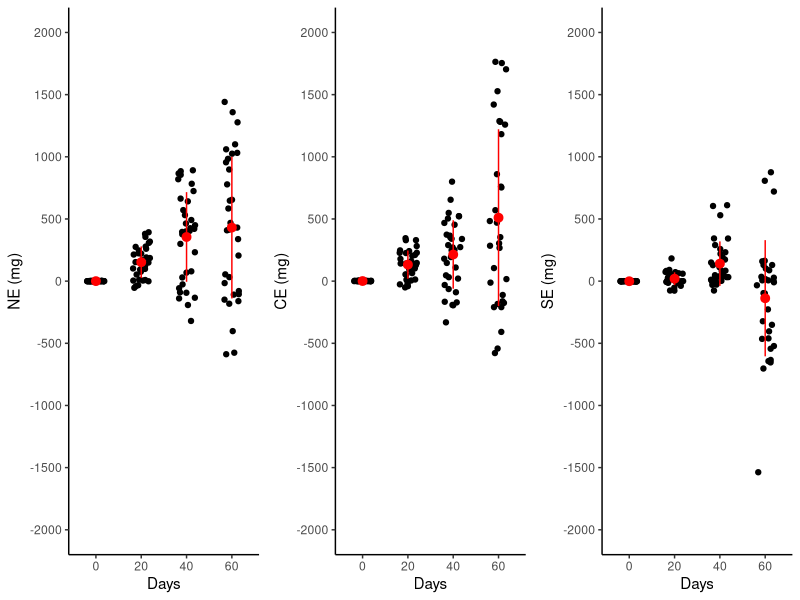
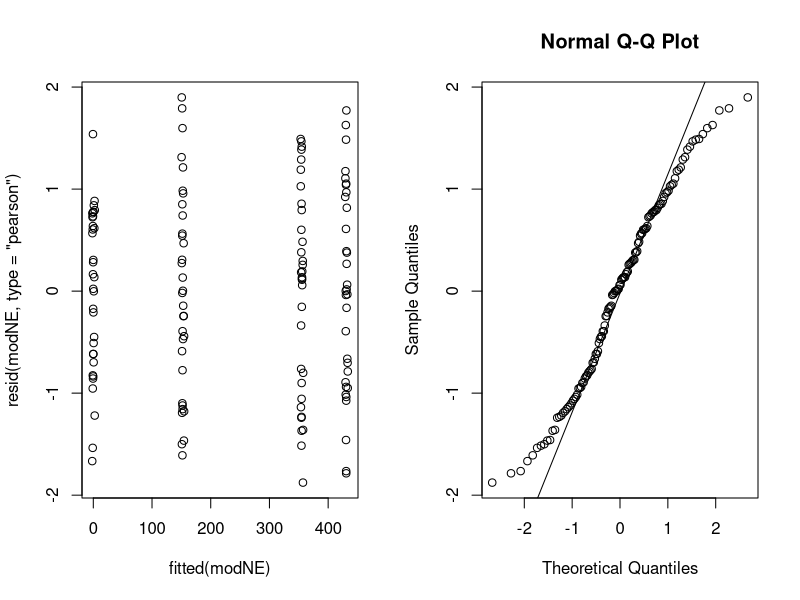
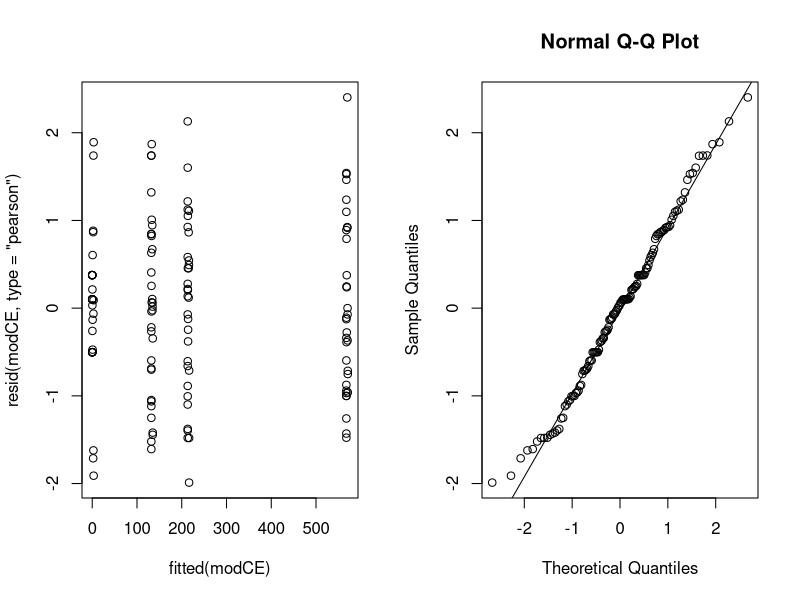
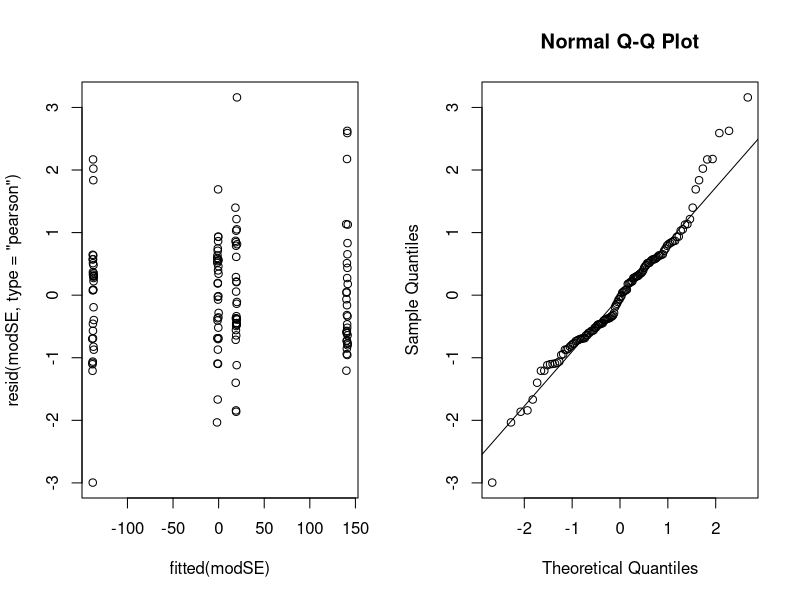
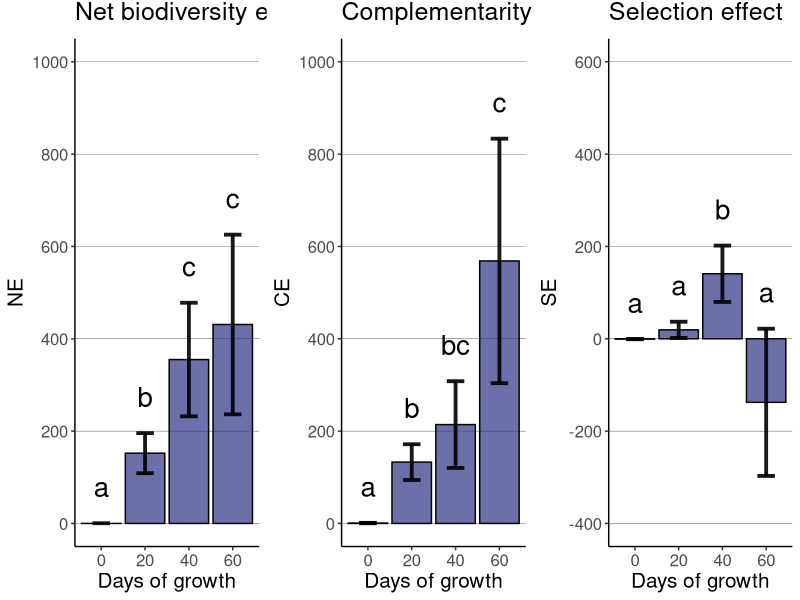

R code for these plots, in order:
## ---- chunk 1
knitr::opts_chunk$set(echo = TRUE)
## ---- chunk 2
library(here)
library(tidyverse)
library(nlme)
library(emmeans)
library(ggpubr)
library(grid)
library(car)
## ---- chunk 3
#Data on Net effect, CE, SE 
NE_data<-read.csv(here("data", "NE_data.csv"), sep=";")
str(NE_data)

#transform Composition, Block, Days as factor for further analyses
NE_data<-NE_data[, -1]
NE_data<-NE_data %>%
  mutate(across(c("Composition", "Block", "Days"), 
                as.factor)) 
## ---- chunk 4
# Plot Raw data - NE against Days
PlotNE <- ggplot(NE_data, aes(x = Days, y = NE)) + 
  geom_jitter(position=position_jitter(0.2)) + 
  stat_summary(fun.data="mean_sdl",  fun.args = list(mult=1), 
               geom="pointrange", color = "red")+
  theme_classic() +
  labs(x="Days", y="NE (mg)") +
  scale_y_continuous(limits=c(-2000, 2000), breaks=seq(-2000, 2000, by=500)) 

leveneTest(NE ~ Days, data=NE_data) #the variance among the factor Days is NOT equal

PlotCE <- ggplot(NE_data, aes(x = Days, y = CE)) + 
  geom_jitter(position=position_jitter(0.2)) + 
  stat_summary(fun.data="mean_sdl",  fun.args = list(mult=1), 
               geom="pointrange", color = "red")+
  theme_classic() +
  labs(x="Days", y="CE (mg)") +
  scale_y_continuous(limits=c(-2000, 2000), breaks=seq(-2000, 2000, by=500))

leveneTest(CE ~ Days, data=NE_data) #variance among the factor Days is NOT equal

PlotSE <- ggplot(NE_data, aes(x = Days, y = SE)) + 
  geom_jitter(position=position_jitter(0.2)) + 
  stat_summary(fun.data="mean_sdl",  fun.args = list(mult=1), 
               geom="pointrange", color = "red")+
  theme_classic() +
  labs(x="Days", y="SE (mg)") +
  scale_y_continuous(limits=c(-2000, 2000), breaks=seq(-2000, 2000, by=500))

leveneTest(SE ~ Days, data=NE_data) #variance among the factor Days is NOT equal

#mean_sdl computes the mean plus or minus a constant times the standard deviation 
#(here the constant (mult) =1), so we see mean + standard deviation in Red
#We can clearly see that the variance of NE, CE and SE increases over time 

ggarrange(PlotNE, PlotCE, PlotSE, nrow=1, ncol=3)
## ---- chunk 5
# Model testing the effect of Days on NE with Composition and Block as random factors and weighted by Days.

# Here we add a dummy factor just to include the whole dataset in a single block, to act as a grouping factor within which Composition and Block are both nested. 
NE_data$dummy<-factor(1)

#1.1-ASSESSING WHETHER THERE IS ANY STATISTICALLY SIGNIFICANT DIFFERENCE AMONG DAYS
#this first p-value aims to understand whether there is any statistically significant difference among a set of treatments (Days)
#in the model, pdBlocked combines the covariance structures of pdIdent Composition and pdIdent Block (identity matrices) in a 2-block matrix
# -1 means that there is no default overall intercept being estimated for the factors Composition and Block independently. 
#pdIdent indicates that the random effects are assumed to have equal variances and no covariances.
#this whole syntax is actually a "trick" to specify non-nested crossed random effects in the nlme syntax.
#an equivalent way to specify the random effects could be : random=list(dummy=pdBlocked(list(pdIdent(~ 0 + Composition), pdIdent(~ 0 + Block)))),
modNE <- lme(NE ~ Days,
              random=list(dummy=pdBlocked(list(pdIdent(~Composition-1), 
                                               pdIdent(~Block-1)))),
              data=NE_data,
              weights=varIdent(form=~ 1 | Days), #residuals are allowed to have different variances for different levels of the "Days" variable
              method="REML", 
              control=list(msMaxIter=1000,
                             msMaxEval=1000))


anova(modNE) #there is at least one statistically significant difference among certain levels of factor days 

print(getVarCov(modNE))

#1.2-ASSESSING OVERALL EFFECT OF DAYS : likelihood ratio test
#"when assessing the overall treatment effects using a likelihood ratio test, one should use maximum likelihood, rather than REML, when using lme or lmer"
modNE.ml <- lme(NE ~ Days,
              random=list(dummy=pdBlocked(list(pdIdent(~Composition-1), 
                                               pdIdent(~Block-1)))),
              data=NE_data,
              weights=varIdent(form=~ 1 | Days),
              method="ML", 
              control=list(msMaxIter=1000,
                             msMaxEval=1000))
#null model
modNE0.ml <- lme(NE ~ 1,
              random=list(dummy=pdBlocked(list(pdIdent(~Composition-1), 
                                               pdIdent(~Block-1)))),
              data=NE_data,
              weights=varIdent(form=~ 1 | Days),
              method="ML", 
              control=list(msMaxIter=1000,
                             msMaxEval=1000))

#overall p-value modNE
anova(modNE0.ml, modNE.ml) #overall, the factor days has a statistically significant effect on net effect

#1.3-COMPARISON BETWEEN EACH DAY AND DAY 0 (CONTROL LEVEL)
summary(modNE)
#here we can see that NE is significantly greater at day 20, at day 40 and at day 60 than at day 0

#WHICH TREATMENTS ARE DIFFERENT FROM EACH OTHER? 
contrast(emmeans(modNE, specs="Days"), "pairwise") #the effect of days on NE isn't statistically different between Day 40 and Day 60 only. All other comparisons are significant. 

#MODEL VALIDATION
par(mfrow=c(1,2))
plot(fitted(modNE), resid(modNE,type="pearson"))
qqnorm(resid(modNE,type="pearson"))
qqline(resid(modNE,type="pearson"))

##PLOT
hcl.colors(4, palette="Blue-Yellow")

#computing mean and standard deviation per day from raw data
mean<-as.vector(c(mean(NE_data[NE_data$Days==0, ]$NE), mean(NE_data[NE_data$Days==20, ]$NE), mean(NE_data[NE_data$Days==40, ]$NE), mean(NE_data[NE_data$Days==60, ]$NE)))

se<-as.vector(c(sd(NE_data[NE_data$Days==0, ]$NE)/sqrt(length(NE_data[NE_data$Days==0, ]$NE)), sd(NE_data[NE_data$Days==20, ]$NE)/sqrt(length(NE_data[NE_data$Days==20, ]$NE)), sd(NE_data[NE_data$Days==40, ]$NE)/sqrt(length(NE_data[NE_data$Days==40, ]$NE)), sd(NE_data[NE_data$Days==60, ]$NE)/sqrt(length(NE_data[NE_data$Days==60, ]$NE))))
                                                                                                                                  
NE_meanse<-data.frame(
  days=c("0", "20", "40", "60"),
  mean=mean,
  se=se,
  label=c("a", "b", "c", "c"))
NE_meanse$ci<-NE_meanse$se*1.96

NEp<-ggplot(NE_meanse) +
  geom_bar(aes(x=days, y=mean), colour="black", fill="#2D3184", stat="identity", alpha=0.7) +
  #geom_errorbar(aes(x=days, ymin=mean-se, ymax=mean+se), width=0.4, colour="red", alpha=0.9, size=1.3) +
  geom_errorbar(aes(x=days, ymin=mean-ci, ymax=mean+ci), width=0.4, colour="black", alpha=0.9, size=1.3) +
  geom_text(aes(x=days, y=mean+ci+100, label=label,), position=position_dodge(0.9), vjust=1, size=7) +
  theme_classic() + 
  theme(text=element_text(size=15), plot.title=element_text(vjust=2), panel.grid.major.y = element_line( size=.1, color="black" )) +
  labs(x="Days of growth", y="NE", title="Net biodiversity effect", pch=8) +
  scale_y_continuous(limits=c(0, 1000), breaks=seq(0, 1000, by=200)) 
## ---- chunk 6
modCE <- lme(CE ~ Days,
              random=list(dummy=pdBlocked(list(pdIdent(~Composition-1), 
                                               pdIdent(~Block-1)))),
              data=NE_data,
              weights=varIdent(form=~ 1 | Days),
              method="REML", 
              control=list(msMaxIter=1000,
                             msMaxEval=1000))
anova(modCE) #there is at least one statistically significant difference among certain levels of factor days 

modCE.ml <- lme(CE ~ Days,
              random=list(dummy=pdBlocked(list(pdIdent(~Composition-1), 
                                               pdIdent(~Block-1)))),
              data=NE_data,
              weights=varIdent(form=~ 1 | Days),
              method="ML", 
              control=list(msMaxIter=1000,
                             msMaxEval=1000))
#null model
modCE0.ml <- lme(CE ~ 1,
              random=list(dummy=pdBlocked(list(pdIdent(~Composition-1), 
                                               pdIdent(~Block-1)))),
              data=NE_data,
              weights=varIdent(form=~ 1 | Days),
              method="ML", 
              control=list(msMaxIter=1000,
                             msMaxEval=1000))

anova(modCE0.ml, modCE.ml) #overall, the factor days has a statistically significant effect on complementarity effect

summary(modCE)
#here we can see that CE is significantly greater at day 20, at day 40 and at day 60 than at day 0

contrast(emmeans(modCE, specs="Days"), "pairwise") #the effect of days on CE isn't statistically different between Day 20 and Day 40, and between Day 40 and Day 60. All other comparisons are significant. 

par(mfrow=c(1,2))
plot(fitted(modCE), resid(modCE,type="pearson"))
qqnorm(resid(modCE,type="pearson"))
qqline(resid(modCE,type="pearson"))

meanCE<-as.vector(c(mean(NE_data[NE_data$Days==0, ]$CE), mean(NE_data[NE_data$Days==20, ]$CE), mean(NE_data[NE_data$Days==40, ]$CE), mean(NE_data[NE_data$Days==60, ]$CE)))

seCE<-as.vector(c(sd(NE_data[NE_data$Days==0, ]$CE)/sqrt(length(NE_data[NE_data$Days==0, ]$CE)), sd(NE_data[NE_data$Days==20, ]$CE)/sqrt(length(NE_data[NE_data$Days==20, ]$CE)), sd(NE_data[NE_data$Days==40, ]$CE)/sqrt(length(NE_data[NE_data$Days==40, ]$CE)), sd(NE_data[NE_data$Days==60, ]$CE)/sqrt(length(NE_data[NE_data$Days==60, ]$CE))))
                                                                                                                                  
CE_meanse<-data.frame(
  days=c("0", "20", "40", "60"),
  mean=meanCE,
  se=seCE,
  label=c("a", "b", "bc", "c"))
CE_meanse$ci<-CE_meanse$se*1.96

CEp<-ggplot(CE_meanse) +
  geom_bar(aes(x=days, y=mean), colour="black", fill="#2D3184", stat="identity", alpha=0.7) +
  #geom_errorbar(aes(x=days, ymin=mean-se, ymax=mean+se), width=0.4, colour="red", alpha=0.9, size=1.3) +
  geom_errorbar(aes(x=days, ymin=mean-ci, ymax=mean+ci), width=0.4, colour="black", alpha=0.9, size=1.3) +
  geom_text(aes(x=days, y=mean+ci+100, label=label,), position=position_dodge(0.9), vjust=1, size=7) +
  theme_classic() + 
  theme(text=element_text(size=15), plot.title=element_text(vjust=2), panel.grid.major.y = element_line( size=.1, color="black" )) +
  labs(x="Days of growth", y="CE", title="Complementarity effect", pch=8) +
  scale_y_continuous(limits=c(0, 1000), breaks=seq(0, 1000, by=200)) 
## ---- chunk 7
modSE <- lme(SE ~ Days,
              random=list(dummy=pdBlocked(list(pdIdent(~Composition-1), 
                                               pdIdent(~Block-1)))),
              data=NE_data,
              weights=varIdent(form=~ 1 | Days),
              method="REML", 
              control=list(msMaxIter=1000,
                             msMaxEval=1000))
anova(modSE) #there is at least one statistically significant difference among certain levels of factor days 

modSE.ml <- lme(SE ~ Days,
              random=list(dummy=pdBlocked(list(pdIdent(~Composition-1), 
                                               pdIdent(~Block-1)))),
              data=NE_data,
              weights=varIdent(form=~ 1 | Days),
              method="ML", 
              control=list(msMaxIter=1000,
                             msMaxEval=1000))
#null model 
modSE0.ml <- lme(SE ~ 1,
              random=list(dummy=pdBlocked(list(pdIdent(~Composition-1), 
                                               pdIdent(~Block-1)))),
              data=NE_data,
              weights=varIdent(form=~ 1 | Days),
              method="ML", 
              control=list(msMaxIter=1000,
                             msMaxEval=1000))

anova(modSE0.ml, modSE.ml) #overall, the factor days has a statistically significant effect on complementarity effect

summary(modSE)
#here we can see that CE is significantly greater at day 20, at day 40 than at day 0, but CE isn't significantly greater at day 60 than at day 0.

contrast(emmeans(modSE, specs="Days"), "pairwise") #the effect of days on SE is only different at Day 40

par(mfrow=c(1,2))
plot(fitted(modSE), resid(modSE,type="pearson"))
qqnorm(resid(modSE,type="pearson"))
qqline(resid(modSE,type="pearson"))

meanSE<-as.vector(c(mean(NE_data[NE_data$Days==0, ]$SE), mean(NE_data[NE_data$Days==20, ]$SE), mean(NE_data[NE_data$Days==40, ]$SE), mean(NE_data[NE_data$Days==60, ]$SE)))

seSE<-as.vector(c(sd(NE_data[NE_data$Days==0, ]$SE)/sqrt(length(NE_data[NE_data$Days==0, ]$SE)), sd(NE_data[NE_data$Days==20, ]$SE)/sqrt(length(NE_data[NE_data$Days==20, ]$SE)), sd(NE_data[NE_data$Days==40, ]$SE)/sqrt(length(NE_data[NE_data$Days==40, ]$SE)), sd(NE_data[NE_data$Days==60, ]$SE)/sqrt(length(NE_data[NE_data$Days==60, ]$SE))))
                                                                                                                                  
SE_meanse<-data.frame(
  days=c("0", "20", "40", "60"),
  mean=meanSE,
  se=seSE,
  label=c("a", "a", "b", "a"))
SE_meanse$ci<-SE_meanse$se*1.96

SEp<-ggplot(SE_meanse) +
  geom_bar(aes(x=days, y=mean), colour="black", fill="#2D3184", stat="identity", alpha=0.7) +
  #geom_errorbar(aes(x=days, ymin=mean-se, ymax=mean+se), width=0.4, colour="red", alpha=0.9, size=1.3) +
  geom_errorbar(aes(x=days, ymin=mean-ci, ymax=mean+ci), width=0.4, colour="black", alpha=0.9, size=1.3) +
  geom_text(aes(x=days, y=mean+ci+100, label=label,), position=position_dodge(0.9), vjust=1, size=7) +
  theme_classic() + 
  theme(text=element_text(size=15), plot.title=element_text(vjust=2), panel.grid.major.y = element_line( size=.1, color="black" )) +
  labs(x="Days of growth", y="SE", title="Selection effect", pch=8) +
  scale_y_continuous(limits=c(-400, 600), breaks=seq(-400, 600, by=200)) 
## ---- chunk 8
BEFplots<-ggarrange(NEp, CEp, SEp, nrow=1, ncol=3, common.legend = TRUE) 
BEFplots
#annotate_figure(BEFplots, bottom = textGrob("Days of growth", rot = 90, vjust = 1, gp = gpar(cex = 1.3)))
